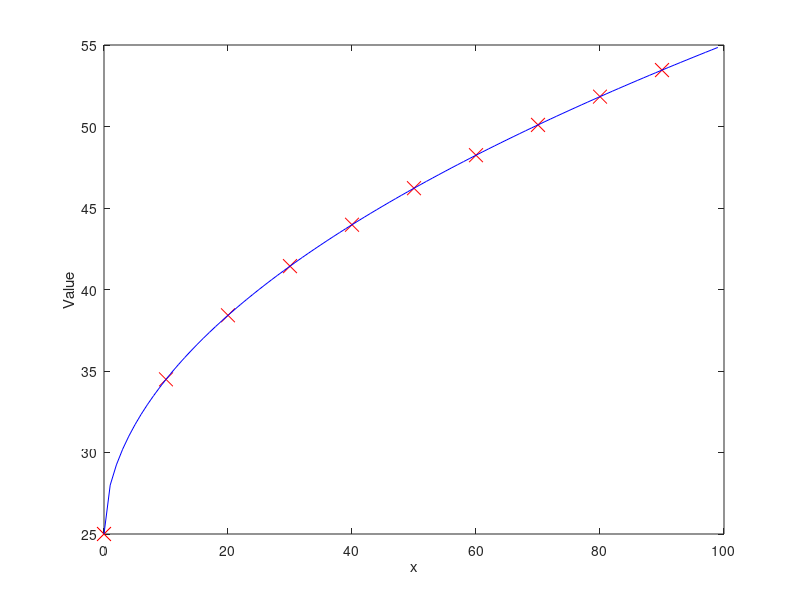

Reproduce this figure in MATLAB. (Note: this script raises an error after producing the figure.)
% Setting env vars
%addpath ("../LIB")

%% Initialization - Clear all names, close figures and clear screen
clear ; close all; clc

%% =====================================================================================
fprintf("STEP1 - Generating test data for y=25+3x^0.5 ...\n");
max_range = 100;        
step = 10;
X = zeros(floor(max_range/step), 1);
y = zeros(floor(max_range/step), 1);
i = 0;
j = 1;
while (i<max_range)
    X(j,1) = i;
    y(j,1) = 25 + 3*X(j,1)^0.5;
    i = i + step; 
    j++;
endwhile

%% =====================================================================================
fprintf("STEP2 - Printing test data ...\n");
fprintf(" X = [%.0f], y = %.0f \n", [X y]'); % print X and it's values y    

%% =====================================================================================
fprintf('STEP3- Ploting test data ...\n');

warning ("off")
figure; % open new figure


% plot test data
plot (X(:,1), y, 'rx', 'MarkerSize', 10);       % plot red crosses in size od 10 points
ylabel('Value');
xlabel('x');

FUN = zeros(max_range, 2);
i = 0;
while (i<max_range)
    FUN(i+1,1) = i;
    FUN(i+1,2) = 25 + 3*i^0.5;
    i++;
endwhile

% plot function on the same figure
hold on; % keep previousely generated plot visible
plot (FUN(:,1), FUN(:,2), "-b");
hold off;

warning ("on")


%% =====================================================================================
fprintf('STEP4 - Calculating theta using gradient descent ...\n');

alpha = 0.07; % learning spead
num_iters = 400; % number of iterations for gradient descent

[m, n] = size(X);

% normalize X - MUST be run BEFORE adding 1s a x0
[Xnorm, mu, sigma] = featureNormalize(X);
% add 1's as x0
Xnorm = [ ones(m,1) Xnorm ];
X = [ ones(m,1) X];

% Init theta - number of rows is equal of number of input data in the single test 
theta = zeros(n+1, 1);
[theta, J_hist] = lr_gradient_descent(Xnorm, y, theta, alpha, num_iters);

fprintf(" tmpTheta = [%d %d]\n J = %d\n", [theta], lr_compute_cost(theta, Xnorm, y));

% mu and sigma must be calculated by featureNormalize(X) BEFORE adding 1s as x0 
realTheta = calculateRealTheta(theta, Xnorm, mu, sigma);
theta = realTheta;

fprintf(" theta = [%d %d]\n J = %d\n", [theta], lr_compute_cost(theta, X, y));

GDFUN = zeros(max_range, 2);
i = 0;
while (i<max_range)
    GDFUN(i+1,1) = i;
    GDFUN(i+1,2) = theta(1) + theta(2)*i;
    i++;
endwhile

% plot function on the same figure
hold on; % keep previousely generated plot visible
plot (GDFUN(:,1), GDFUN(:,2), "-g");
hold off;



%% =====================================================================================
fprintf('STEP5 - Calculating theta using Normal Equations ...\n');
theta_ne = lr_normal_equations(X, y);
fprintf(" theta_ne = [%d %d]\n J = %d\n", [theta_ne], lr_compute_cost(theta_ne, X, y));

NEFUN = zeros(max_range, 2);
i = 0;
while (i<max_range)
    NEFUN(i+1,1) = i;
    NEFUN(i+1,2) = theta_ne(1) + theta_ne(2)*i;
    i++;
endwhile

% plot function on the same figure
hold on; % keep previousely generated plot visible
plot (NEFUN(:,1), NEFUN(:,2), "-k");
hold off;

%% =====================================================================================
fprintf('STEP6 - Ploting cost history ...\n');
warning ("off")
figure;
plot(1:numel(J_hist), J_hist, '-b', 'LineWidth', 2);
xlabel('Number of iterations');
ylabel('Cost J');
warning ("on")

